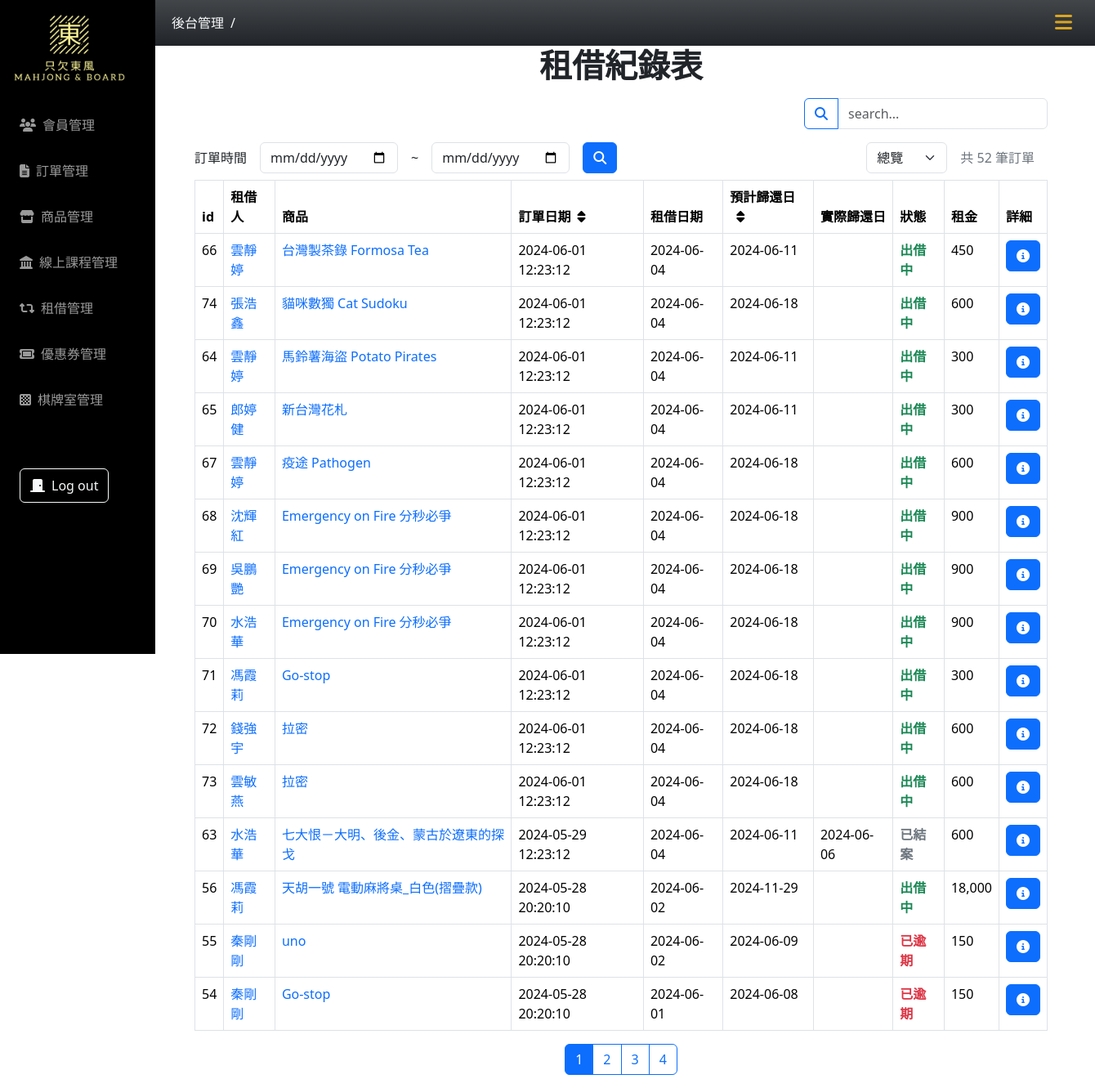
Before: /rent/rent-record-list.php?page=1 with the older database file.
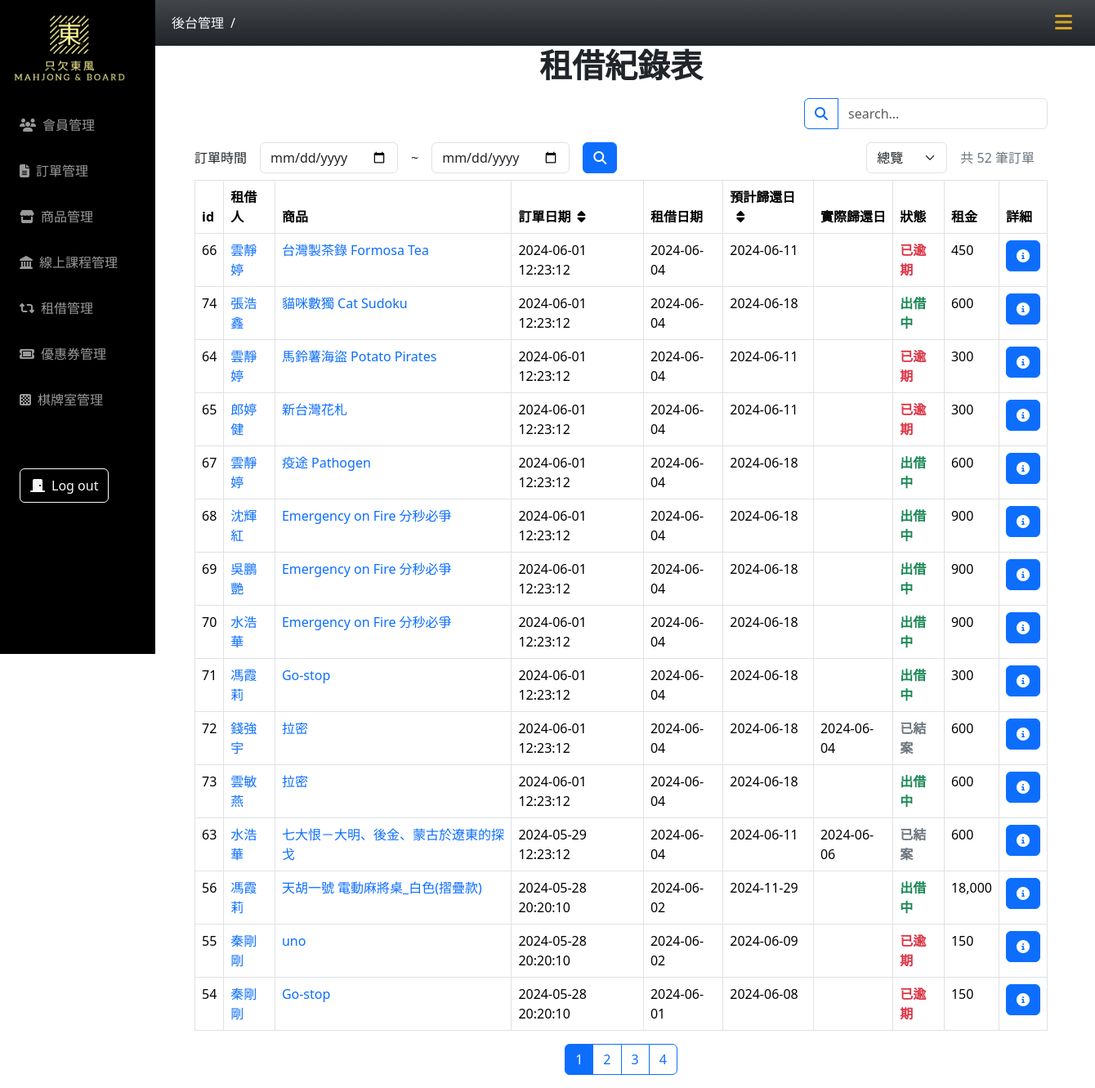
After: the same page with the newer database file.
### tables this page shows
CREATE TABLE `rent_record` (
  `id` int(5) UNSIGNED NOT NULL,
  `user_id` int(5) UNSIGNED NOT NULL,
  `product_id` int(5) UNSIGNED NOT NULL,
  `order_date` datetime NOT NULL,
  `rental_date` date NOT NULL,
  `due_date` date NOT NULL,
  `return_date` date DEFAULT NULL,
  `fine` int(5) DEFAULT NULL,
  `status` int(3) UNSIGNED NOT NULL DEFAULT 1
);

CREATE TABLE `users` (
  `id` int(11) NOT NULL,
  `valid` varchar(10) NOT NULL DEFAULT '1',
  `username` varchar(50) NOT NULL,
  `account` varchar(50) NOT NULL,
  `password` varchar(255) NOT NULL,
  `city` varchar(20) NOT NULL,
  `Address` varchar(100) NOT NULL,
  `phone` text DEFAULT NULL,
  `email` varchar(50) NOT NULL,
  `birth` varchar(100) NOT NULL,
  `gender` varchar(255) NOT NULL,
  `update_at` timestamp NOT NULL DEFAULT current_timestamp(),
  `created_at` timestamp NOT NULL DEFAULT current_timestamp()
);

CREATE TABLE `rent_product` (
  `id` int(5) UNSIGNED NOT NULL,
  `name` varchar(100) NOT NULL,
  `category_id` int(10) NOT NULL,
  `content` varchar(1000) NOT NULL,
  `img` varchar(100) NOT NULL,
  `quantity` int(4) NOT NULL,
  `quantity_available` int(4) NOT NULL,
  `rent_price_category_id` int(3) NOT NULL,
  `price` int(6) NOT NULL,
  `create_at` date NOT NULL,
  `update_at` date NOT NULL,
  `valid` tinyint(1) NOT NULL
);

CREATE TABLE `rent_price_category` (
  `id` int(10) UNSIGNED NOT NULL,
  `range` varchar(20) NOT NULL,
  `rent_price` int(6) NOT NULL,
  `rent_day` int(6) NOT NULL
);

### rent/rent-record-list.php (the view, shortened to what the changed rows need)
<?php
require_once("../db_connect_mahjong.php");
$sqlReturn  = "SELECT * FROM rent_record WHERE 1";
$resultReturn  = $conn->query($sqlReturn);
$title = "租借紀錄表";
$order = "ORDER BY rent_record.order_date DESC";
$filter = "";
$sql = "SELECT rent_record.*,
users.username AS user_name,
rent_product.name AS rent_product_name,
rent_product.price,
rent_product.rent_price_category_id,
rent_price_category.rent_price,
rent_price_category.rent_day ,
users.id AS user_id,
rent_product.id AS rent_product_id
FROM rent_record JOIN users ON users.id = rent_record.user_id JOIN rent_product ON rent_record.product_id = rent_product.id JOIN rent_price_category ON rent_product.rent_price_category_id = rent_price_category.id WHERE 1 $filter $order";
if (isset($_GET["page"])) {
    $page = $_GET["page"];
    $prepage = 15;
    $firstItem = ($page - 1) * $prepage;
    $sqlPage = $sql . " LIMIT $firstItem, $prepage";
} else {
    header("location: rent-record-list.php?page=1");
    exit;
}
$resultPage = $conn->query($sqlPage);
$rows = $resultPage->fetch_all(MYSQLI_ASSOC);
?>
<!doctype html>
<html lang="en">
<head>
    <?php include("../css-mahjong.php") ?>
</head>
<body>
    <div class="container main-content px-5">
        <h1 class="text-center fw-semibold "><?= $title ?></h1>
        <table class="table table-bordered">
            <thead>
                <tr>
                    <th>id</th>
                    <th>租借人</th>
                    <th>商品</th>
                    <th>
                        <a href="?page=1&order=2<?= isset($_GET["user"]) ? "&user=" . $_GET["user"] : "" ?><?= isset($_GET["product"]) ? "&product=" . $_GET["product"] : "" ?><?= isset($_GET["search"]) ? "&search=" . $_GET["search"] : "" ?><?= isset($_GET["start"]) ? "&start=" . $_GET["start"] : "" ?><?= isset($_GET["end"]) ? "&end=" . $_GET["end"] : "" ?>" class="order text-black text-decoration-none <?php if (!isset($_GET["order"]) || (int)$_GET["order"] >= 3) echo "d-block" ?>">訂單日期<i class="fa-solid fa-sort ms-2"></i></a>
                    </th>
                    <th>租借日期</th>
                    <th>
                        <a href="?page=1&order=4<?= isset($_GET["user"]) ? "&user=" . $_GET["user"] : "" ?><?= isset($_GET["product"]) ? "&product=" . $_GET["product"] : "" ?><?= isset($_GET["search"]) ? "&search=" . $_GET["search"] : "" ?><?= isset($_GET["start"]) ? "&start=" . $_GET["start"] : "" ?><?= isset($_GET["end"]) ? "&end=" . $_GET["end"] : "" ?>" class="order text-black text-decoration-none <?php if (!isset($_GET["order"]) || (int)$_GET["order"] <= 2) echo "d-block" ?>">預計歸還日<i class="fa-solid fa-sort ms-2"></i></a>
                    </th>
                    <th>實際歸還日</th>
                    <th>狀態</th>
                    <th>租金</th>
                    <th>詳細</th>
                </tr>
            </thead>
            <?php foreach ($rows as $rent_order) : ?>
                <tbody>
                    <tr>
                        <td><?= $rent_order["id"] ?></td>
                        <td><a class="text-decoration-none" href="?page=1&user=<?= $rent_order["user_id"] ?><?= isset($_GET["search"]) ? "&search=" . $_GET["search"] : "" ?><?= isset($_GET["start"]) ? "&start=" . $_GET["start"] : "" ?><?= isset($_GET["end"]) ? "&end=" . $_GET["end"] : "" ?>"><?= $rent_order["user_name"] ?></a></td>
                        <td><a class="text-decoration-none" href="?page=1&product=<?= $rent_order["rent_product_id"] ?><?= isset($_GET["search"]) ? "&search=" . $_GET["search"] : "" ?><?= isset($_GET["start"]) ? "&start=" . $_GET["start"] : "" ?><?= isset($_GET["end"]) ? "&end=" . $_GET["end"] : "" ?>"><?= $rent_order["rent_product_name"] ?></a></td>
                        <td><?= $rent_order["order_date"] ?></td>
                        <td><?= $rent_order["rental_date"] ?></td>
                        <td><?= $rent_order["due_date"] ?></td>
                        <td><?= $rent_order["return_date"] ?></td>
                        <td class="fw-semibold <?php
                                                switch ($rent_order["status"]) {
                                                    case 0:
                                                        echo "text-secondary";
                                                        break;
                                                    case 1:
                                                        echo "text-success";
                                                        break;
                                                    case 2:
                                                        echo "text-danger";
                                                        break;
                                                }
                                                ?>"><?php
                                                    switch ($rent_order["status"]) {
                                                        case 0:
                                                            echo "已結案";
                                                            break;
                                                        case 1:
                                                            echo "出借中";
                                                            break;
                                                        case 2:
                                                            echo "已逾期";
                                                            break;
                                                    }
                                                    ?></td>
                        <td><?php
                            $rental_date = new DateTime($rent_order['rental_date']);
                            $due_date = new DateTime($rent_order['due_date']);
                            $interval = $rental_date->diff($due_date);
                            $days = $interval->days;
                            $rent_price = $days / $rent_order["rent_day"] * $rent_order["rent_price"];
                            echo number_format($rent_price);
                            ?></td>
                        <td>
                            <a href=" rent-record.php?id=<?= $rent_order["id"] ?>" class="btn btn-primary"><i class="fa-solid fa-circle-info"></i></a>
                        </td>
                    </tr>
                </tbody>
            <?php endforeach; ?>
        </table>
    </div>
</body>
</html>

Changed rows visible on the page:
changed rent_record "台灣製茶錄 Formosa Tea": status "出借中" → "已逾期"
changed rent_record "馬鈴薯海盜 Potato Pirates": status "出借中" → "已逾期"
changed rent_record "郎婷健": status "出借中" → "已逾期"
changed rent_record "錢強宇": return_date (not shown) → "2024-06-04"; status "出借中" → "已結案"
